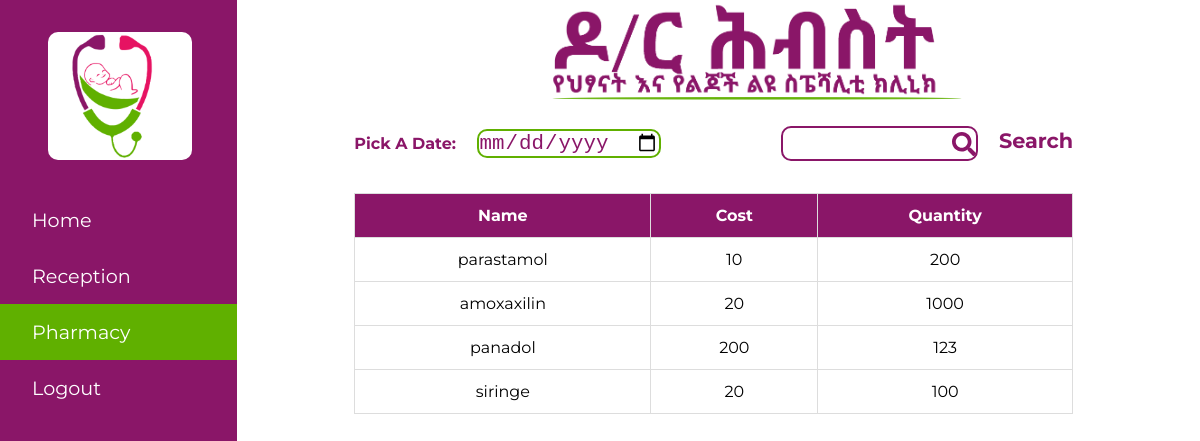
The app's page /admin_phar.php (signed in) with its own data.
### tables this page shows
CREATE TABLE `drug` (
  `idD` int(100) NOT NULL,
  `nameD` varchar(30) NOT NULL,
  `cost` int(100) NOT NULL,
  `qua` int(100) NOT NULL
);

### admin_phar.php (the view, shortened to what this page needs)
<!DOCTYPE html>
<html lang="en">
<head>
    <link rel="stylesheet" href="css/sellhistory.css">
</head>
<body>
    <div class="aside">
        <div class="logo">
            <img src="./img/logo.png" alt="logo">
        </div>
        <ul>
            <li><a href="admin.php">Home</a></li>
            <li><a href="admin_rec.php">Reception</a></li>
            <li class="active"><a href="admin_phar.php">Pharmacy</a></li>
            <li><a href="includes/logout.php">Logout</a></li>
        </ul>
    </div>
    <div class="content">
        <div class="logo">
            <img src="./img/logo2.png" alt="logo">
        </div>
        <div class="dates">
            <div class="pickDate">
                <div>
                    <label for="birthday">Pick A Date:</label>
                    <input type="date" id="date" name="date">
                </div>
            </div>
            <div class="formElement">
                <input type="search" name="search" id="search">
                <label for="search">Search</label>
            </div>
        </div>
        <?php
  require("includes/config.php");
  $sql = "SELECT  * FROM drug";
 $result = $con->query($sql);
    echo " <table class='table'>
            <thead>
                <th>Name</th>
                <th>Cost</th>
                <th>Quantity</th>
            </thead>";
        if ($result->num_rows >0) {
     while($row = $result->fetch_assoc()) {
        echo "<tbody>
                <tr>
                <td data-label='name'>" . $row["nameD"]. "</td>
                <td data-label='age'> " . $row["cost"]. " </td>
             <td data-label='sex'> " . $row["qua"]. " </td>
              </tr>";
    }
}
      echo "</table>";
?>
    </div>
</body>
</html>

### css/sellhistory.css (style rules this page uses)
a { text-decoration: none; font-family: "Montserrat"; }
ul { list-style: none; }
* { margin: 0; padding: 0; -webkit-box-sizing: border-box; box-sizing: border-box; }
body { font-family: "montserrat", 'Segoe UI', Tahoma, Geneva, Verdana, sans-serif; }
.active { background-color: #60B000; }
.content .logo img { width: 50%; margin-left: 12rem; }
.table { width: 85%; border-collapse: collapse; margin-top: 2rem; }
.table thead { border-radius: 10px; }
.table td, .table th { padding: 12px 15px; border: 1px solid #ddd; text-align: center; font-size: 16px; }
.table th { background-color: #8A1668; color: #fff; }
body { display: -ms-grid; display: grid; -ms-grid-columns: 2fr 5fr; grid-template-columns: 2fr 5fr; grid-gap: 1rem; }
body .aside { width: 70%; background-color: #8A1668; height: 100vh; }
body .aside li { padding: 1rem; }
body .aside li a { color: #fff; margin-left: 1rem; font-size: 1.2rem; }
body .aside .logo { background-color: #fff; border-radius: 10px; width: 9rem; height: 8rem; margin: 2rem 3rem; }
body .aside .logo img { width: 8rem; display: -webkit-box; display: -ms-flexbox; display: flex; -webkit-box-align: center; -ms-flex-align: center; align-items: center; }
.content .dates { display: -webkit-box; display: -ms-flexbox; display: flex; -webkit-box-align: center; -ms-flex-align: center; align-items: center; -webkit-box-pack: justify; -ms-flex-pack: justify; justify-content: space-between; color: #8A1668; font-weight: bold; margin-top: 1rem; }
.content .dates .pickDate { margin-right: 10%; }
.content .dates .pickDate input[type=date] { color: #8A1668; font-size: 1.3rem; border: 2px solid #60B000; border-radius: 10px; margin-left: 1rem; }
.content .dates .formElement { text-align: end; margin-right: 15%; position: relative; }
.content .dates .formElement input { border: 2px solid #8A1668; border-radius: 10px; padding: .5rem; background: url("../img/search-solid.svg") no-repeat right; background-size: 1.5rem; }
.content .dates .formElement label { color: #8A1668; font-weight: bold; font-size: 1.3rem; margin-left: 1rem; }

### records on screen
drug: nameD "parastamol", cost "10", qua "200"
drug: nameD "amoxaxilin", cost "20", qua "1000"
drug: nameD "panadol", cost "200", qua "123"
drug: nameD "siringe", cost "20", qua "100"
